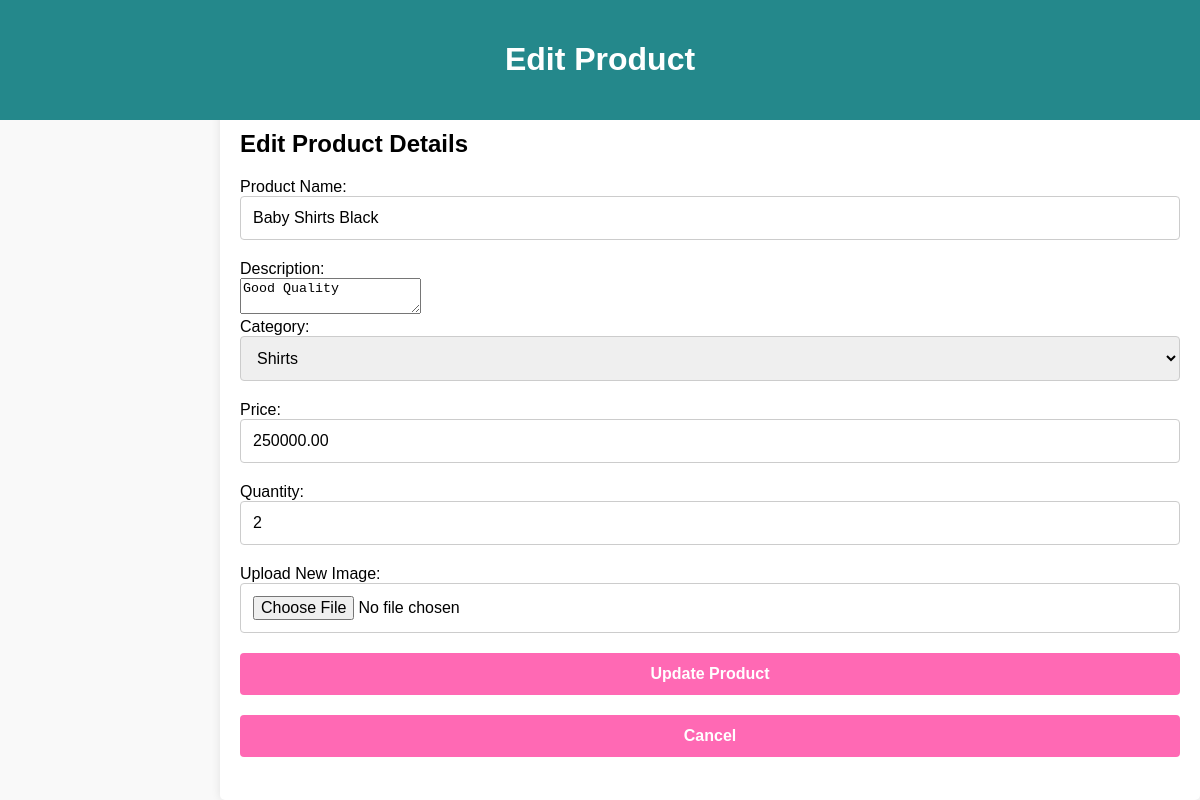
Screenshot of /admin/edit_product.php?productId=24 with the database file from the repository.
### tables this page shows
CREATE TABLE `product` (
  `productId` int(11) NOT NULL,
  `shopId` int(11) DEFAULT NULL,
  `userId` int(11) NOT NULL,
  `productName` varchar(255) NOT NULL,
  `productDesc` varchar(200) DEFAULT NULL,
  `productCategory` enum('Shirts','Pants','Sweaters & Hoodies','Accessories','Footwear') DEFAULT NULL,
  `productPrice` decimal(10,2) DEFAULT NULL,
  `productQuantity` int(11) DEFAULT NULL,
  `productPhoto` varchar(255) DEFAULT NULL,
  `created_at` timestamp NOT NULL DEFAULT current_timestamp()
);

### admin/edit_product.php (the view, shortened to what this page needs)
<?php
include 'db_connect.php';
$productId = $_GET['productId'];
$stmt = $conn->prepare("SELECT * FROM product WHERE productId = ?");
$stmt->bind_param("i", $productId);
$stmt->execute();
$result = $stmt->get_result();
$product = $result->fetch_assoc();
?>
<!DOCTYPE html>
<html lang="en">
<head>
    <link rel="stylesheet" href="style.css">
</head>
<body>
    <div class="container">
        <div class="navbar">
            <h1>Edit Product</h1>
        </div>
        <div class="main-content">
            <h2>Edit Product Details</h2>
            <form action="update_product.php" method="POST" enctype="multipart/form-data">
                <label for="productName">Product Name:</label>
                <input type="text" name="productName" id="productName" value="<?php echo htmlspecialchars($product['productName']); ?>" required>
                <label for="productDesc">Description:</label>
                <br>
                <textarea name="productDesc" id="productDesc" required><?php echo htmlspecialchars($product['productDesc']); ?></textarea>
                <br>
                <label for="productCategory">Category:</label>
                <select name="productCategory" id="productCategory" required>
                    <option value="Shirts" <?php echo ($product['productCategory'] == 'Shirts') ? 'selected' : ''; ?>>Shirts</option>
                </select>
                <label for="productPrice">Price:</label>
                <input type="number" name="productPrice" id="productPrice" value="<?php echo htmlspecialchars($product['productPrice']); ?>" required>
                <label for="productQuantity">Quantity:</label>
                <input type="number" name="productQuantity" id="productQuantity" value="<?php echo htmlspecialchars($product['productQuantity']); ?>" required>
                <label for="productPhoto">Upload New Image:</label>
                <input type="file" name="productPhoto" id="productPhoto">
                <button type="submit">Update Product</button>
                <button type="button" onclick="window.location.href='manage_products.php';">Cancel</button>
            </form>
        </div>
    </div>
</body>
</html>

### admin/style.css (style rules this page uses)
* { box-sizing: border-box; }
html, body { height: 100%; margin: 0; font-family: Arial, sans-serif; background-color: #f9f9f9; }
.container { display: flex; flex-direction: column; min-height: 100vh; }
.navbar { background: #24888b; color: #ffffff; padding: 20px; text-align: center; }
.main-content { margin-left: 220px; padding: 20px; background: #ffffff; border-radius: 5px; box-shadow: 0 0 10px rgba(0, 0, 0, 0.1); flex: 1; }
input, select, button { width: 100%; padding: 12px; margin-bottom: 20px; border: 1px solid #ccc; border-radius: 4px; box-sizing: border-box; font-size: 16px; }
button { background-color: #ff69b4; color: #fff; font-weight: bold; cursor: pointer; border: none; transition: background-color 0.3s; }
.navbar { background: #24888b; color: #ffffff; padding: 20px; text-align: center; position: fixed; top: 0; left: 0; right: 0; z-index: 1000; }
.main-content { margin-left: 220px; margin-top: 90px; padding: 20px; background: #ffffff; border-radius: 5px; box-shadow: 0 0 10px rgba(0, 0, 0, 0.1); flex: 1; }

### rows the page displays
product: productName "Baby Shirts Black", productDesc "Good Quality", productCategory "Shirts", productPrice "250000.00", productQuantity "2"
